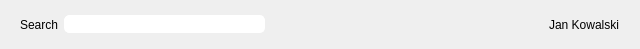
<?xml version="1.0" encoding="UTF-8"?>
<ui version="4.0">
 <class>TopPanel</class>
 <widget class="QWidget" name="TopPanel">
  <property name="geometry">
   <rect>
    <x>0</x>
    <y>0</y>
    <width>640</width>
    <height>49</height>
   </rect>
  </property>
  <property name="sizePolicy">
   <sizepolicy hsizetype="Preferred" vsizetype="Maximum">
    <horstretch>0</horstretch>
    <verstretch>0</verstretch>
   </sizepolicy>
  </property>
  <property name="windowTitle">
   <string>Form</string>
  </property>
  <property name="autoFillBackground">
   <bool>true</bool>
  </property>
  <property name="styleSheet">
   <string notr="true"/>
  </property>
  <widget class="QWidget" name="layoutWidget">
   <property name="geometry">
    <rect>
     <x>20</x>
     <y>10</y>
     <width>599</width>
     <height>29</height>
    </rect>
   </property>
   <layout class="QHBoxLayout" name="horizontalLayout">
    <item>
     <widget class="QLabel" name="label_2">
      <property name="text">
       <string>Search</string>
      </property>
     </widget>
    </item>
    <item>
     <widget class="QLineEdit" name="lineEdit">
      <property name="styleSheet">
       <string notr="true">border-radius: 5px; 
border-color: white;
border-width: 1px;
border-style: outset;
</string>
      </property>
     </widget>
    </item>
    <item>
     <spacer name="horizontalSpacer">
      <property name="orientation">
       <enum>Qt::Horizontal</enum>
      </property>
      <property name="sizeHint" stdset="0">
       <size>
        <width>278</width>
        <height>20</height>
       </size>
      </property>
     </spacer>
    </item>
    <item>
     <widget class="QLabel" name="label">
      <property name="text">
       <string>Jan Kowalski</string>
      </property>
     </widget>
    </item>
   </layout>
  </widget>
 </widget>
 <resources/>
 <connections/>
</ui>
